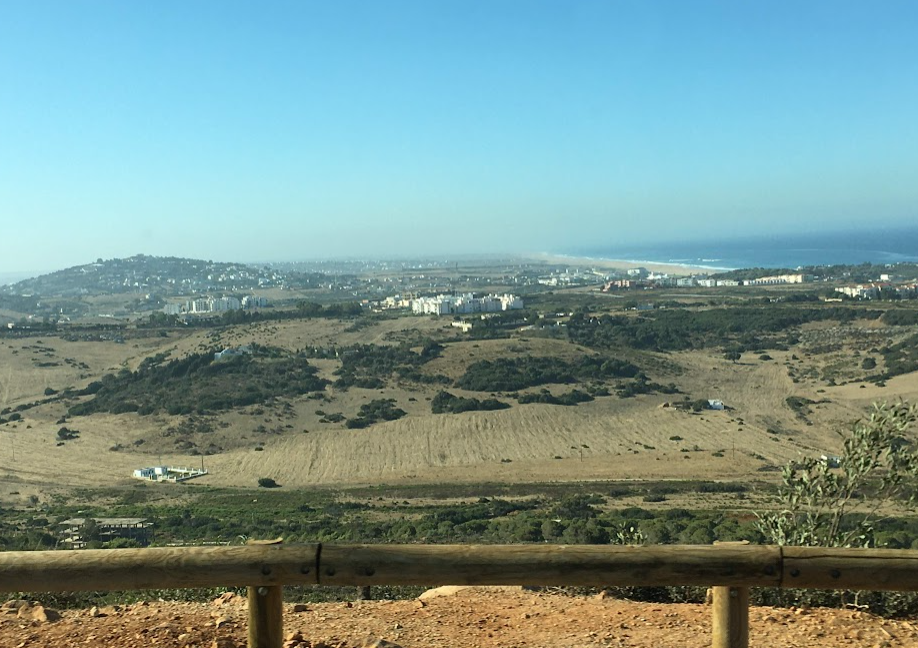
#> input picture images/Background.png, 918 x 648 px, found by its file name
$ python cannyEdge.py
#> lines starting #> are read from the running program, lines starting #| are printed output that depends on the picture; after the words box and inside, x2 and y2 are one past the last pixel; in counts of white or black regions, pixels touching at a corner belong together
from matplotlib import pyplot as plt
import cv2
import os


results_folder = './censor results'

original_image = 'Background.png'
original_name = original_image[:-4]

# don't forget .png
img_file = 'Background.png'

# use for scrambled images
# if original image set to None
# if method != None not used
algorithm = 'EPGACI' #None
percent   = None

# use for 'Gaussian Blurred' images
# if neither set to None
method = 'Gaussian Blurred' #None

if algorithm is not None and percent is not None and method is None:
    # if scrambled image:
    img = cv2.imread(f"./alg results/{original_name} results/{algorithm}/{percent}%/{img_file}", cv2.IMREAD_GRAYSCALE)
    # path = os.path.realpath(f"./results/{original_name} results/{algorithm}/{percent}%/{img_file}")
    # os.startfile(path)
elif method is not None:
    # if blurred or pixelated image
    img = cv2.imread(f"./censor results/{method}/{original_name}/{img_file}", cv2.IMREAD_GRAYSCALE)
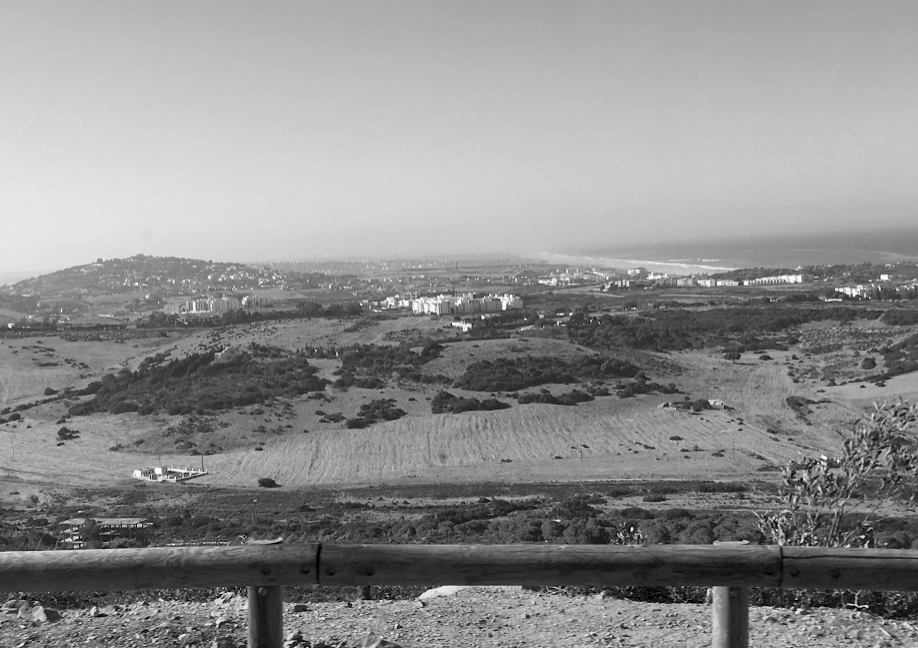
#> img: shape (648, 918); min 0, max 254, mean 142.2
else:
    # if original image:
    img_file = original_image
    img = cv2.imread(f"./images/{img_file}", cv2.IMREAD_GRAYSCALE)

edges = cv2.Canny(img, 100, 200)
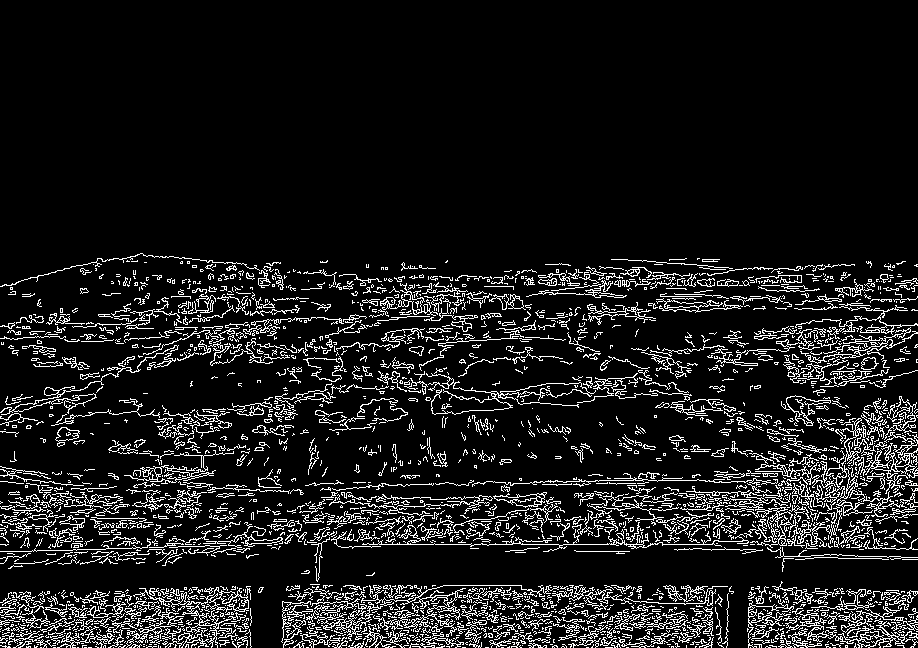
#> edges: shape (648, 918); 10.5% white in thin lines or dots, all inside (x1, y1, x2, y2) = (0, 253, 918, 648)

plt.imshow(edges, cmap='gray')
plt.title(img_file), plt.xticks([]), plt.yticks([])

# create directory for results if one doesn't exist
if not os.path.exists(results_folder): os.mkdir(results_folder)
path = f"{results_folder}/Canny Edge Results"
if not os.path.exists(path): os.mkdir(path)
path = f"{path}/{original_name}"
if not os.path.exists(path): os.mkdir(path)
if algorithm is not None and percent is not None and method is None:
    path = f"{path}/{algorithm}"
    if not os.path.exists(path): os.mkdir(path)
elif method is not None:
    path = f"{path}/{method}"
    if not os.path.exists(path): os.mkdir(path)

# saves image
result_name = f"{path}/{img_file}"
plt.savefig(result_name)

path = os.path.realpath(path)
os.startfile(path)

# if image doesn't show remove comment and run
# plt.show()
